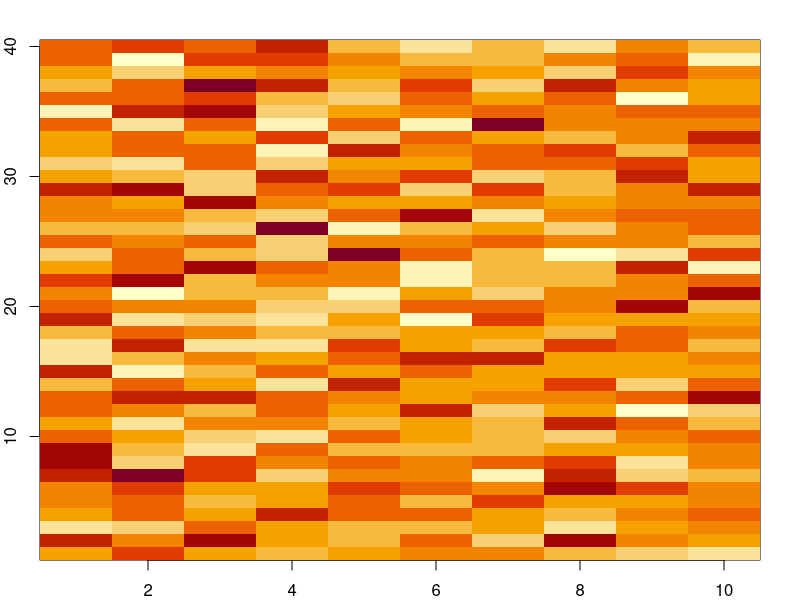
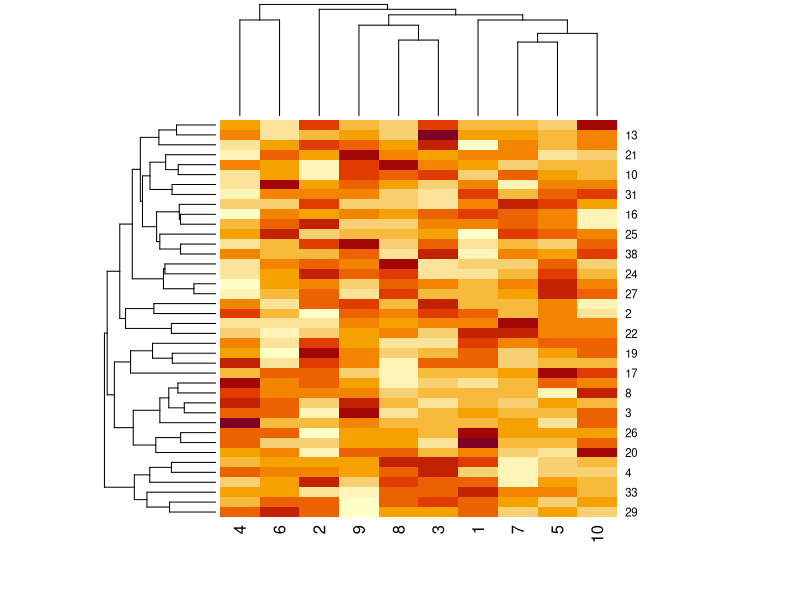
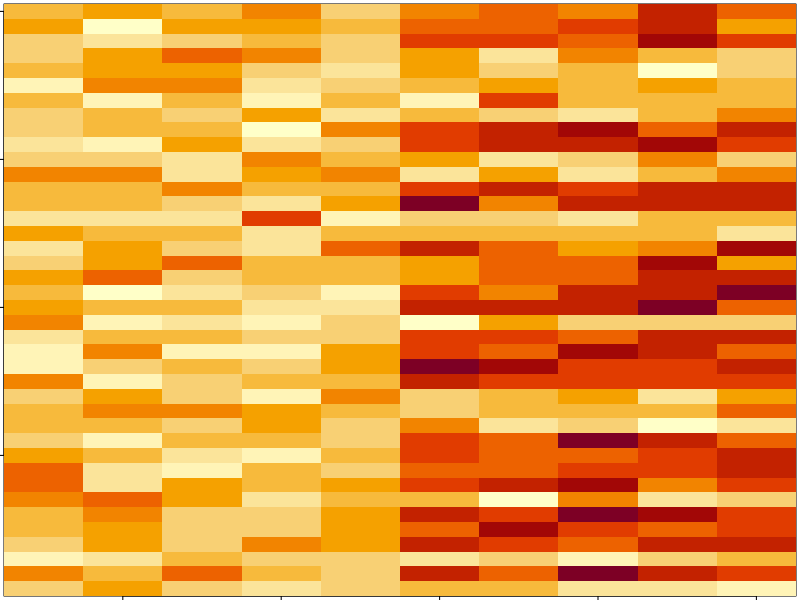
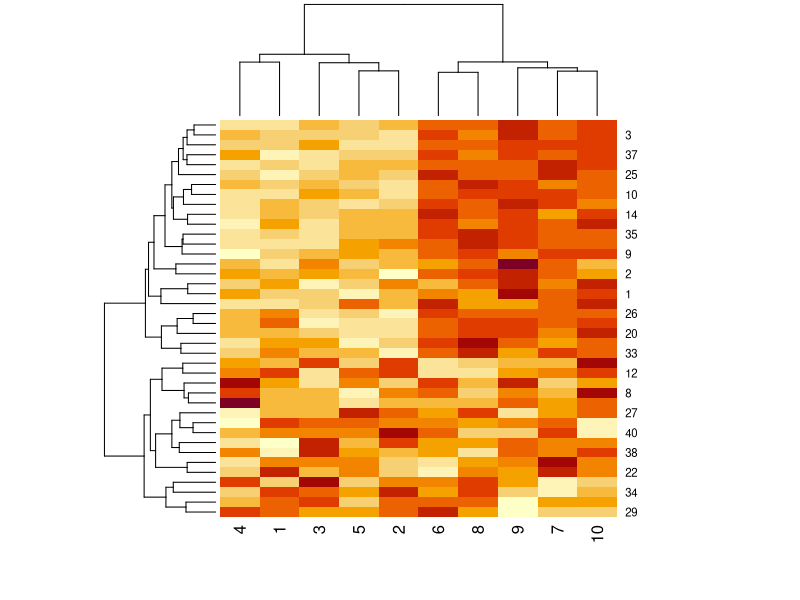
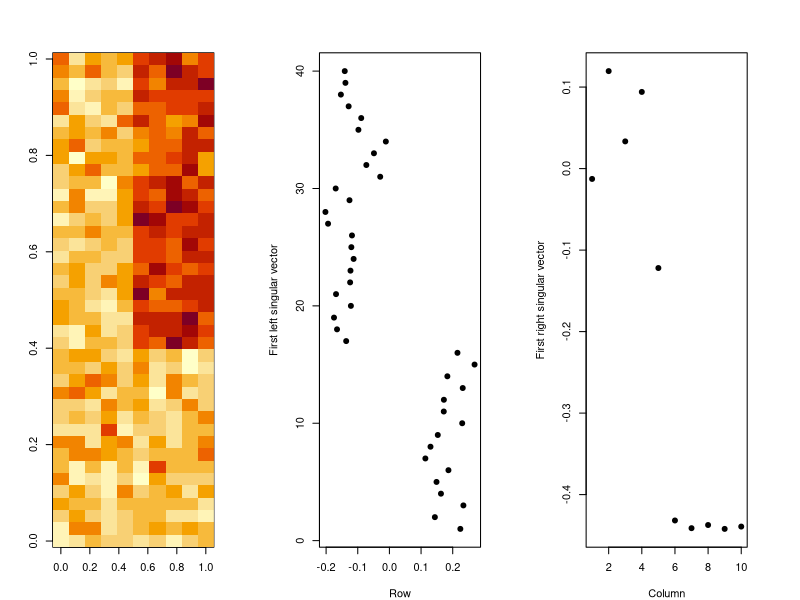
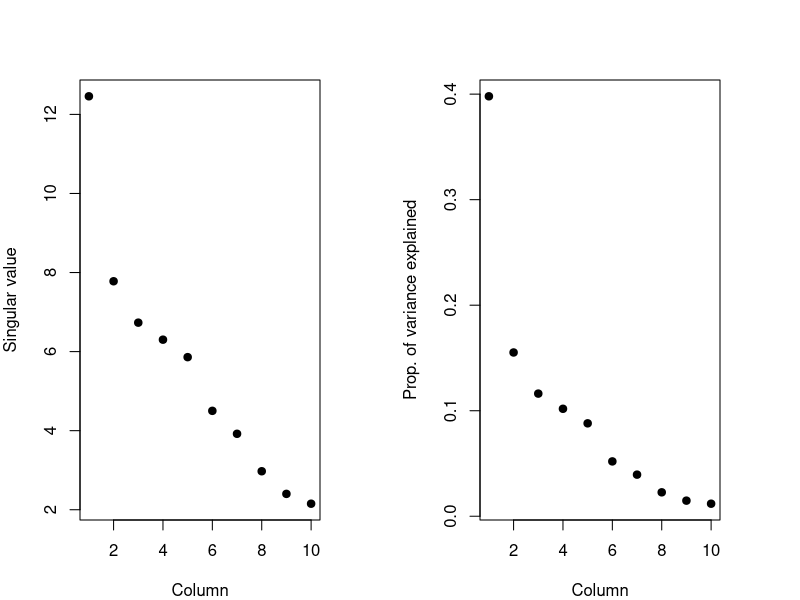
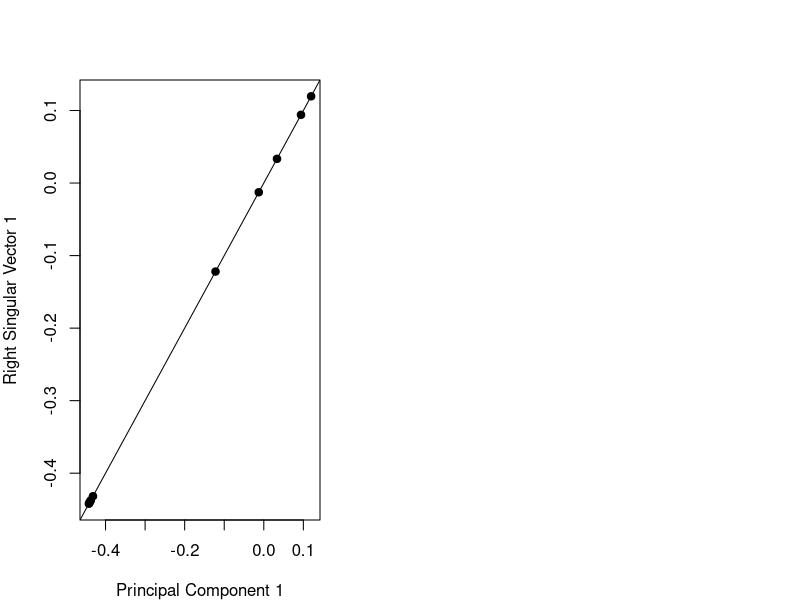
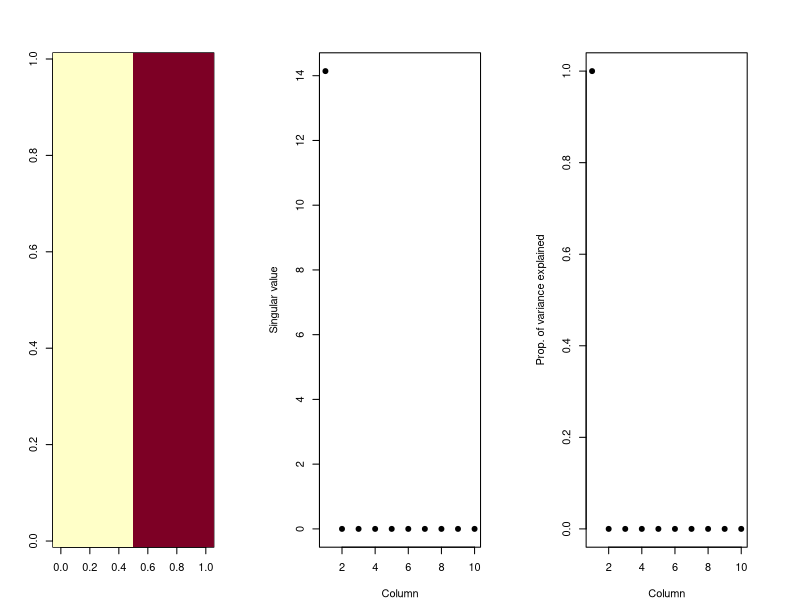

Here is the R script that generated these plots, in order:
# Dimensional Reduction (part 2)

# The Matrix data
set.seed(12345)
par(mar = rep(2, 4))
dataMatrix <- matrix(rnorm(400), nrow = 40)
image(1:10, 1:40, t(dataMatrix)[, nrow(dataMatrix):1]) 

par(mar = rep(0.2, 4))
heatmap(dataMatrix)

set.seed(678910)
for (i in 1:40) {
        # flip a coin
        coinFlip <- rbinom(1, size = 1, prob = 0.5)
        # if coin is heads add a common pattern to that row
        if(coinFlip) {
                dataMatrix[i, ] <- dataMatrix[i, ] + rep(c(0, 3), each = 5) # the pattern: 5 of the columns have a mean of 0, the other 5 have a mean of 3
        }
}

par(mar = rep(0.2, 4))
image(1:10, 1:40, t(dataMatrix)[, nrow(dataMatrix):1]) 

par(mar = rep(0.2, 4))
heatmap(dataMatrix) 

hh <- hclust(dist(dataMatrix))
dataMatrixOrdered <- dataMatrix[hh$order, ]

# Components of Singular Value Decomposition (SVD) - u and v
svd1 <- svd(scale(dataMatrixOrdered))
par(mar = rep(4, 4), mfrow = c(1, 3))
image(t(dataMatrixOrdered)[, nrow(dataMatrixOrdered):1])
plot(svd1$u[, 1], 40:1, xlab = "Row", ylab = "First left singular vector", pch = 19) # First left singular vector has negative values for rows 40 through 17, has a positive values for remaining rows, this shows clear separation in the means of the two sets of rows
plot(svd1$v[, 1], xlab = "Column", ylab = "First right singular vector", pch = 19)
# First right singular vector shows change in the mean between first five columns and the second five columns; SVD immediately picked up the shift in the means, both in row and column dimension.

# Components of the SVD - variance explained 
par(mfrow = c(1, 2))
plot(svd1$d, xlab = "Column", ylab = "Singular value", pch = 19)
plot(svd1$d^2/sum(svd1$d^2), xlab = "Column", ylab = "Prop. of variance explained", pch = 19)

# Relationship to principal components: SVD = Principal Components Analysis
svd1 <- svd(scale(dataMatrixOrdered))
pca1 <- prcomp(dataMatrixOrdered, scale = TRUE)
plot(pca1$rotation[, 1], svd1$v[, 1], pch = 19, xlab = "Principal Component 1", ylab = "Right Singular Vector 1")
abline(c(0,1))

# Components of the SVD - variance explained (A closer look)
constantMatrix <- dataMatrixOrdered*0
for(i in 1:dim(dataMatrixOrdered)[1]){constantMatrix[i,] <- rep(c(0,1), each = 5)} # the first five columns are zeroes, the second five columns are ones
svd1 <- svd(constantMatrix)
par(mfrow = c(1,3))
image(t(constantMatrix)[, nrow(constantMatrix):1])
plot(svd1$d, xlab = "Column", ylab = "Singular value", pch = 19)
plot(svd1$d^2/sum(svd1$d^2), xlab = "Column", ylab = "Prop. of variance explained", pch = 19)
# Even though the dimension is 40 x 10, there's really one dimension, first five col = 0, second five col = 1

# What if we add a second pattern?
set.seed(678910)
for(i in 1:40) {
        # flip a coin
        coinFlip1 <- rbinom(1, size = 1, prob = 0.5)
        coinFlip2 <- rbinom(1, size = 1, prob = 0.5)
        # if coin is heads add a common pattern to that row
        if(coinFlip1){
                dataMatrix[i, ] <- dataMatrix[i, ] + rep(c(0, 5), each = 5)
        }
        # Second pattern is going to be alternating between the columns
        if(coinFlip2){
                dataMatrix[i, ] <- dataMatrix[i, ] + rep(c(0, 5), 5)
        }
}

hh <- hclust(dist(dataMatrix))
dataMatrixOrdered <- dataMatrix[hh$order, ]

# Singular value decomposition - true patterns (we simulated it!)
svd2 <- svd(scale(dataMatrixOrdered))
par(mfrow = c(1, 3))
image(t(dataMatrixOrdered)[, nrow(dataMatrixOrdered):1])
plot(rep(c(0, 1), each = 5), pch = 19, xlab = "Column", ylab = "Pattern 1")
plot(rep(c(0, 1), 5), pch = 19, xlab = "Column", ylab = "Pattern 2")
## question is, can we come up with an algorithm that can pick up the patterns?

# v and patterns of variance in rows 
svd2 <- svd(scale(dataMatrixOrdered))
par(mfrow = c(1, 3))
image(t(dataMatrixOrdered)[, nrow(dataMatrixOrdered):1])
plot(svd2$v[, 1], pch = 19, xlab = "Column", ylab = "First right singular vector") # this panel roughly picks up the block mean pattern, the first five are somewhat lower, the other five are somewhat higher
plot(svd2$v[, 2], pch = 19, xlab = "Column", ylab = "Second right singular vector") # the second panel try to pick up the alternating mean pattern, althou not very obvious

# d and variance explained
svd1 <- svd(scale(dataMatrixOrdered))
par(mfrow = c(1, 2))
plot(svd1$d, xlab = "Column", ylab = "Singular value", pch = 19)
plot(svd1$d^2/sum(svd1$d^2), xlab = "Column", ylab = "Percent of variance explained", pch = 19)
# The first component explains over 50% of the variation in the dataset, this is because the shift pattern is very strong.
